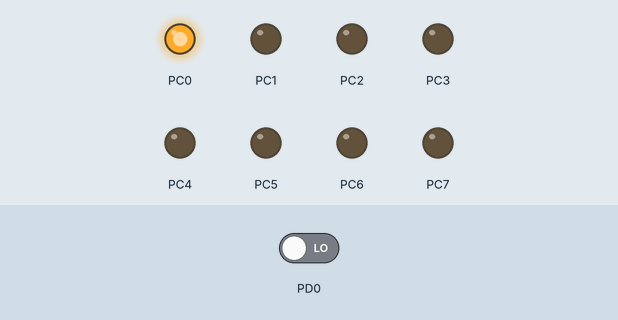
Simulated run of this program. Board: ATmega32, built with avr-gcc and emulated at 16 MHz. On the bench: output pins drawn as LEDs (lit = HIGH). The inputs (shaded band) are chosen by the test bench; at power-on: PD0 LOW.

Above: at 1.2 s.
1.3 s: PD0 driven HIGH
At 2.4 s:
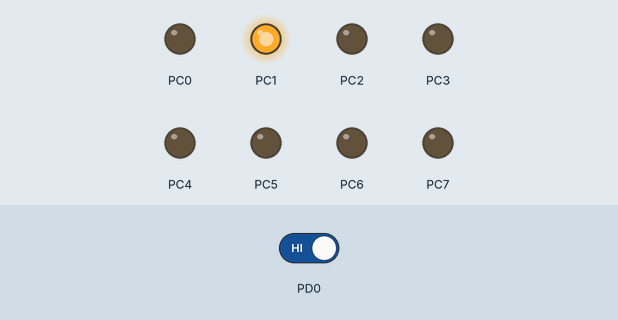
Timing chart, 0 to 4.3 s (numbered marks = the images above; inputs shaded):
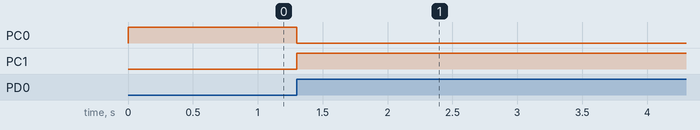

Measured:
- after the input at 1.3 s, PC0: HIGH → LOW at once; PC1: LOW → HIGH at once

The program:

main.c
```c
/*
 * motor.c
 *
 * Created: 11/16/2017 3:09:55 PM
 * Author : Ahmed Deep
 */
#define F_CPU 16000000UL
#include <avr/io.h>
//
#include <util/delay.h>

int main(void)
{
	DDRC=0xff;
	DDRD = 0x00;
    /* Replace with your application code */
    while (1)
    {

		if (PIND & (1<<PD0)){
			PORTC=0b00000010;
			_delay_ms(5500);
			//return 0;
			if (PIND &(1<<PD0)){
				PORTC=0b00000010;
			}
			else{
				PORTC = 0b00000001;
			}
		}
		else{
//
			PORTC=0b00000001;


		}


    }
}
```
